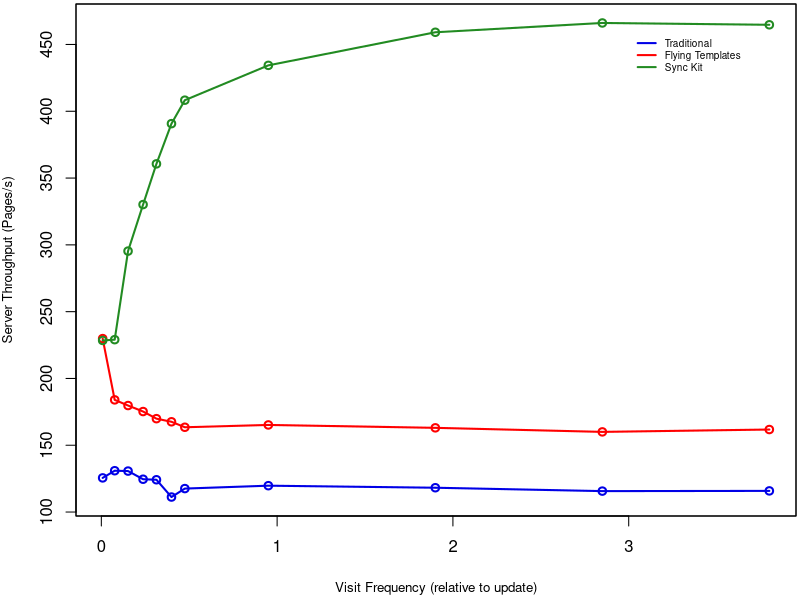

Generate this figure with R:

# ============================================================================
# PLOT 3
# Create a line graph of measured server throughput
# ----------------------------------------------------------------------------
# Parameters
#
# file,highest_rate,attempted_rate,avg_data
# test_freq_12_per_day_traditional.txt,133.600000,135,159456.000000
# test_freq_2_per_day_tokyo.txt,226.200000,193,61086.000000
# test_freq_24_per_day_synckit.txt,580.500000,503,13365.000000
#
# ============================================================================

tp <- read.csv("apache.csv",
    header=T,
    dec='.',
    na.strings=c('XXXXXXX')
)

# Aggregate across all the merged CSV file (this file should contain all 3)

# Average the data across each strategy
tpAgg <- aggregate(tp, 
                   by=list(tp$file, tp$strategy, tp$frequency), 
                   FUN=mean, 
                   na.rm=TRUE)

plot_colors <- c(rgb(r=0.0,g=0.0,b=0.9), "red", "forestgreen")

# Start PDF device driver to save output to figure.pdf
pdf(file="throughput.pdf", height=3.5, width=5)

# Trim off excess margin space (bottom, left, top, right)par(mar=c(4.2, 3.8, 0.2, 0.2))
par(mar=c(4.2, 3.8, 0.2, 0.2))


# Graph autos using a y axis that uses the full range of value
# in autos_data. Label axes with smaller font and use larger 
# line widths.
plot(
    x=tpAgg[tpAgg$Group.2 == "Traditional",]$frequency*12/12.631578947, 
    y=tpAgg[tpAgg$Group.2 == "Traditional",]$highest_rate, 
    type="o", 
       col=plot_colors[1], 
       ylim=range(tpAgg$highest_rate), 
       ann=T, 
       xlab="Visit Frequency (relative to update)",
       ylab="Server Throughput (Pages/s)", 
       cex.lab=0.8, 
       lwd=2
)

# # Make x axis tick marks without labels
# axis(1, lab=F)
# 
# # Plot y axis with smaller horizontal labels 
# axis(1, at=points[seq(7, length(points), 7)], lab=points[seq(7, length(points), 7)])
# axis(2, las=1, cex.axis=0.8)

# Create box around plot
box()
# 
# # Graph FT with thicker red dashed line
lines(
    tpAgg[tpAgg$Group.2 == "Flying Templates",]$frequency*12/12.631578947,
    tpAgg[tpAgg$Group.2 == "Flying Templates",]$highest_rate,
    type="o", 
    lty=1, 
    lwd=2, 
    col=plot_colors[2]
)
# 
# # Graph SK with thicker green dotted line
lines(
    tpAgg[tpAgg$Group.2 == "Sync Kit",]$frequency*12/12.631578947,
    tpAgg[tpAgg$Group.2 == "Sync Kit",]$highest_rate,
    type="o", 
    lty=1, 
    lwd=2, 
    col=plot_colors[3]
)

# Create a legend in the top-left corner that is slightly  
# smaller and has no border
legend(3, 460, c("Traditional", "Flying Templates", "Sync Kit"), cex=0.6, col=plot_colors, 
   lty=1, lwd=2, bty="n");
  
# Turn off device driver (to flush output to PDF)
dev.off()


# Restore default margins
par(mar=c(5, 4, 4, 2) + 0.1)

